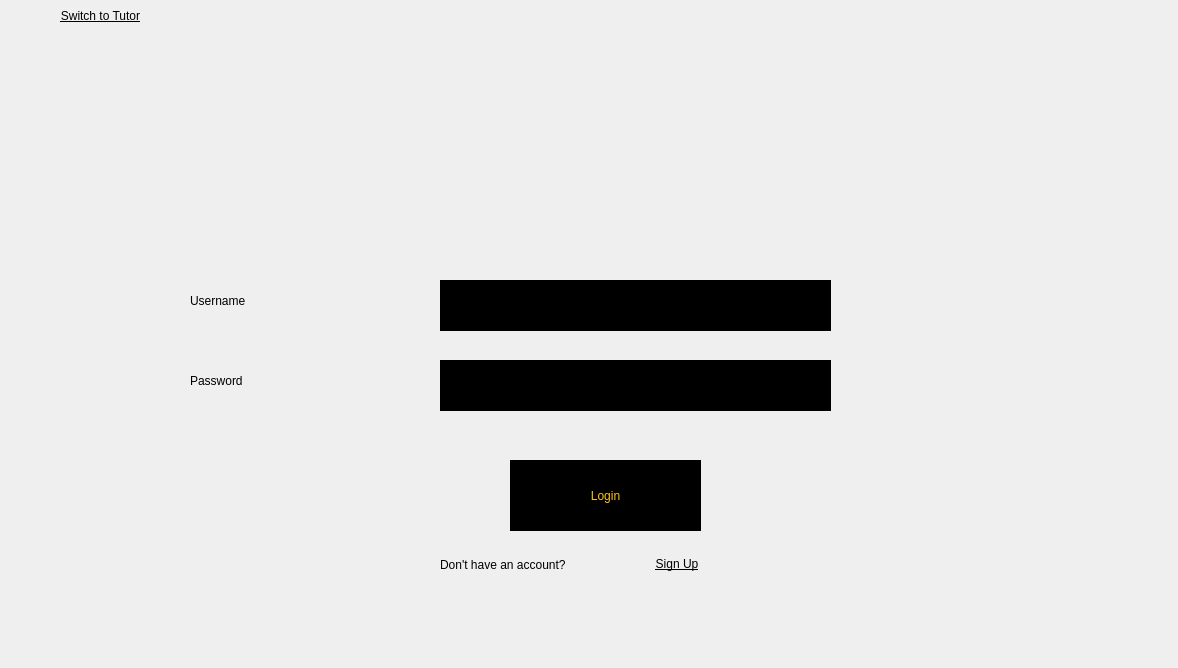
<?xml version="1.0" encoding="UTF-8"?>
<ui version="4.0">
 <class>guardianlogin</class>
 <widget class="QDialog" name="guardianlogin">
  <property name="geometry">
   <rect>
    <x>0</x>
    <y>0</y>
    <width>1178</width>
    <height>668</height>
   </rect>
  </property>
  <property name="windowTitle">
   <string>Guardian Login</string>
  </property>
  <property name="styleSheet">
   <string notr="true">*{background-image: url(:/img/img/1772226 (1).jpg);}
QMessageBox{
    font: 87 10pt &quot;Segoe UI Black&quot;;
}
QPushButton:pressed{
	background-color: rgb(255, 212, 39);
   border-radius:6px;
}</string>
  </property>
  <widget class="QLabel" name="label_pic">
   <property name="geometry">
    <rect>
     <x>500</x>
     <y>0</y>
     <width>201</width>
     <height>141</height>
    </rect>
   </property>
   <property name="text">
    <string/>
   </property>
   <property name="pixmap">
    <pixmap resource="resources.qrc">:/img/img/icon.png</pixmap>
   </property>
  </widget>
  <widget class="QPushButton" name="pushButton_login">
   <property name="geometry">
    <rect>
     <x>510</x>
     <y>460</y>
     <width>191</width>
     <height>71</height>
    </rect>
   </property>
   <property name="styleSheet">
    <string notr="true">QPushButton
{
background:black;
color:rgb(255, 197, 20);
font: 87 13pt &quot;Segoe UI Black&quot;;
border:black;
}
QPushButton:pressed{
	
	background-color: rgb(255, 170, 0);
   border-radius:6px;
}
QPushButton:hover{
	
	background-color:rgb(170, 0, 0);
   border-radius:6px;
}
</string>
   </property>
   <property name="text">
    <string>Login</string>
   </property>
  </widget>
  <widget class="QLabel" name="label_pass">
   <property name="geometry">
    <rect>
     <x>190</x>
     <y>350</y>
     <width>201</width>
     <height>61</height>
    </rect>
   </property>
   <property name="styleSheet">
    <string notr="true">font: 87 20pt &quot;Segoe UI Black&quot;;</string>
   </property>
   <property name="text">
    <string>Password</string>
   </property>
  </widget>
  <widget class="QLineEdit" name="lineEdit_phone">
   <property name="geometry">
    <rect>
     <x>440</x>
     <y>280</y>
     <width>391</width>
     <height>51</height>
    </rect>
   </property>
   <property name="styleSheet">
    <string notr="true">*{
background:black;
color:rgb(255, 197, 20);
font: 87 15pt &quot;Segoe UI Black&quot;;
border:black;
}</string>
   </property>
   <property name="text">
    <string/>
   </property>
  </widget>
  <widget class="QLabel" name="label_phone">
   <property name="geometry">
    <rect>
     <x>190</x>
     <y>270</y>
     <width>201</width>
     <height>61</height>
    </rect>
   </property>
   <property name="styleSheet">
    <string notr="true">font: 87 20pt &quot;Segoe UI Black&quot;;</string>
   </property>
   <property name="text">
    <string>Username</string>
   </property>
  </widget>
  <widget class="QLineEdit" name="lineEdit_pass">
   <property name="geometry">
    <rect>
     <x>440</x>
     <y>360</y>
     <width>391</width>
     <height>51</height>
    </rect>
   </property>
   <property name="styleSheet">
    <string notr="true">*{
background:black;
color:rgb(255, 197, 20);
font: 87 15pt &quot;Segoe UI Black&quot;;
border:black;
}</string>
   </property>
   <property name="echoMode">
    <enum>QLineEdit::Password</enum>
   </property>
  </widget>
  <widget class="QWidget" name="layoutWidget_2">
   <property name="geometry">
    <rect>
     <x>440</x>
     <y>550</y>
     <width>314</width>
     <height>29</height>
    </rect>
   </property>
   <layout class="QHBoxLayout" name="horizontalLayout_3">
    <item>
     <widget class="QLabel" name="label_ques">
      <property name="styleSheet">
       <string notr="true">font: 87 10pt &quot;Segoe UI Black&quot;;</string>
      </property>
      <property name="text">
       <string>Don't have an account?</string>
      </property>
     </widget>
    </item>
    <item>
     <widget class="QPushButton" name="pushButton_signup">
      <property name="styleSheet">
       <string notr="true">QPushButton
{
background:transparent;
color:black;
text-decoration: underline;
font: 87 10pt &quot;Segoe UI Black&quot;;
border:black;
}</string>
      </property>
      <property name="text">
       <string>Sign Up</string>
      </property>
     </widget>
    </item>
   </layout>
  </widget>
  <widget class="QPushButton" name="pushButton_3">
   <property name="geometry">
    <rect>
     <x>0</x>
     <y>0</y>
     <width>201</width>
     <height>31</height>
    </rect>
   </property>
   <property name="styleSheet">
    <string notr="true">QPushButton
{
background:transparent;
color:black;
text-decoration: underline;
font: 87 10pt &quot;Segoe UI Black&quot;;
border:black;
}</string>
   </property>
   <property name="text">
    <string>Switch to Tutor</string>
   </property>
  </widget>
 </widget>
 <resources>
  <include location="resources.qrc"/>
 </resources>
 <connections/>
</ui>
